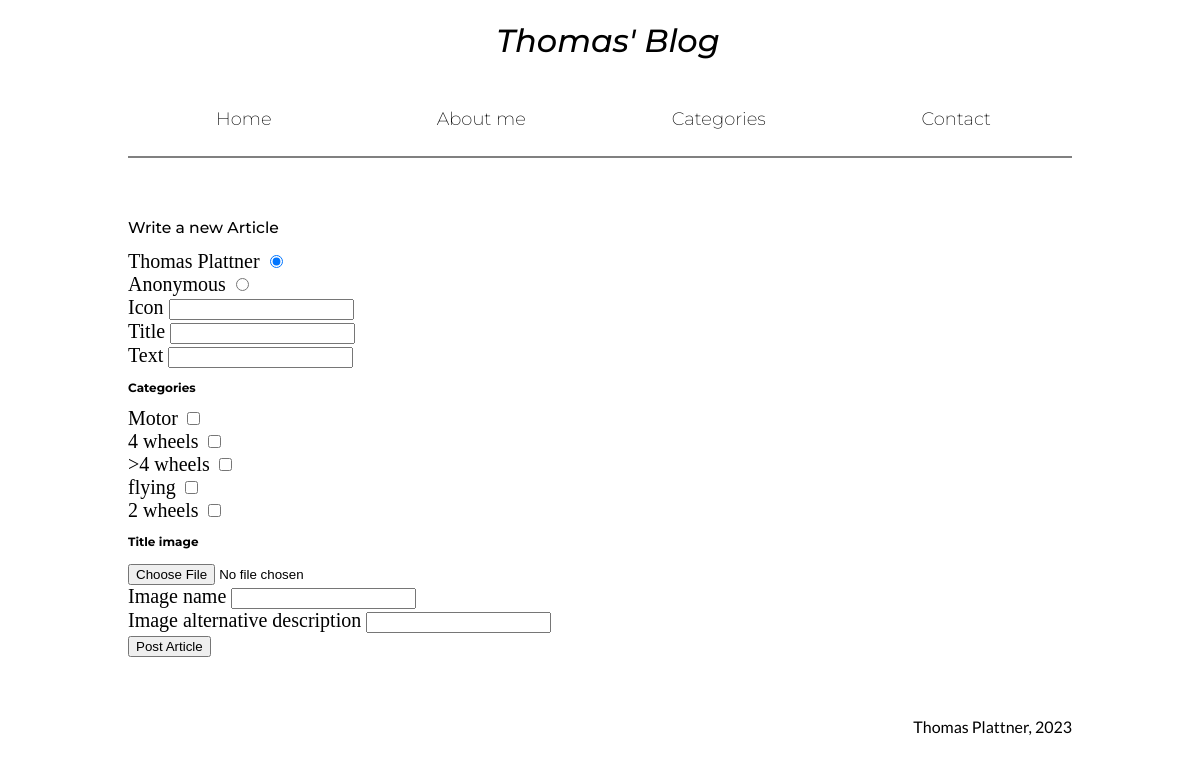
Before: /new with the older database file.
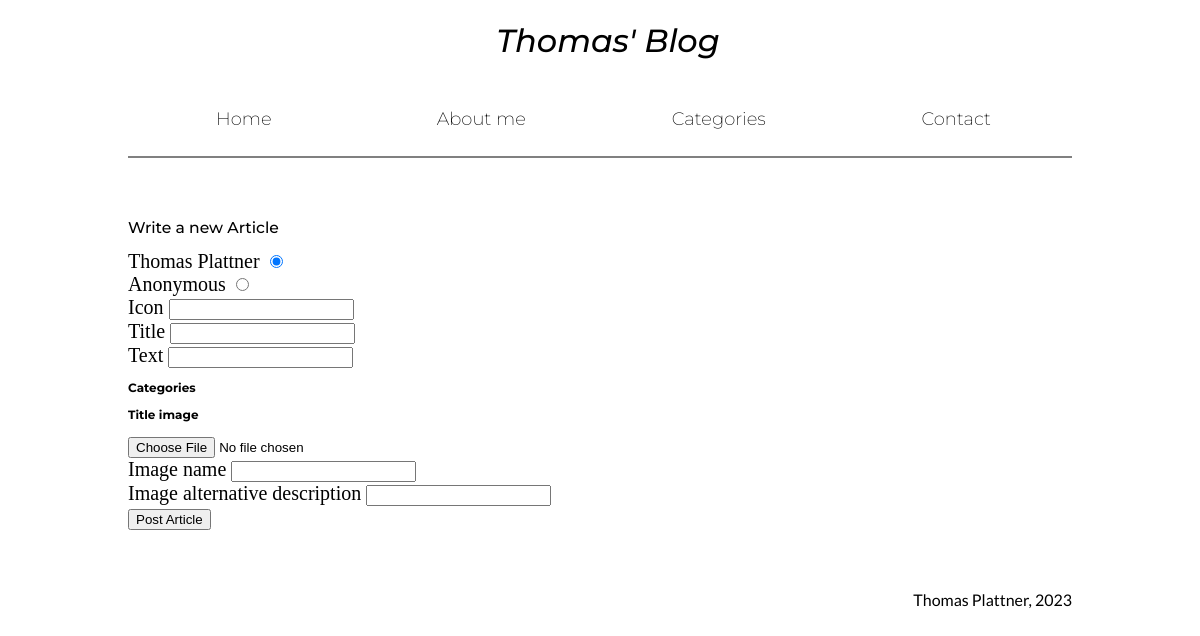
After: the same page with the newer database file.
### app/articles/models.py (models this page shows)
class Category(db.Model, CRUDMixin):
    __tablename__ = 'category'
    id = db.Column(db.Integer, primary_key=True)
    categories = db.Column(db.String(30))
    article_categories = db.relationship('ArticleCategory', backref='category', lazy=True)

### app/new_article/routes.py (the view)
@blueprint.get('/new')
def get_article():
    categories = Category.query.all()
    return render_template('new_article/new.html', categories=categories)

### app/templates/new_article/new.html (shortened to what this page needs)
{% extends 'base.html' %}
{% block main %}
    <h2>Write a new Article</h2>
    <form method="POST">
        <div>
            <label for="Thomas Plattner">Thomas Plattner</label>
            <input type="radio" id="Thomas Plattner" name="user_id" value="Thomas Plattner" checked><br>
            <label for="Anonymous">Anonymous</label>
            <input type="radio" id="Anonymous" name="user_id" value="Anonymous">
        </div>
        <div>
            <label for="icon">Icon</label>
            <input type="text" name="icon" id="icon" maxlength="30">
        </div>
        <div>
            <label for="title">Title</label>
            <input type="text" name="title" id="title" maxlength="80">
        </div>
        <div>
            <label for="text">Text</label>
            <input type="text" name="text" id="text" maxlength="20000">
        </div>
        <h3>Categories</h3>
        <div>
            {% for category in categories %}
                <label for="{{ category.id }}">{{ category.categories}}</label>
                <input type="checkbox" id="{{ category.id }}" name="{{ category.id }}" value="{{ category.id }}"><br>
            {% endfor %}
        </div>
        <h3>Title image</h3>
        <div>
            <input type="file" id="article_image" name="article_image" accept=".png, .jpg, .jpeg, .gif, .svg" max-file-size="5242880">
        <div>
            <label for="image_name">Image name</label>
            <input type="" name="image_name" id="image_name" maxlength="30">
        </div>
        <div>
            <label for="image_alt">Image alternative description</label>
            <input type="text" name="image_alt" id="image_alt" maxlength="80">
        </div>
        <input type="submit" value="Post Article">
    </form>
{% endblock %}

### app/templates/base.html (shortened to what this page needs)
<!DOCTYPE html>
<html lang="en-US">
    <head>
            <link rel="stylesheet" href="{{ url_for('static', filename='css/styles.css') }}">
    </head>
    <body>
        <header>
            <a id="blogname" href="{{ url_for('general_pages.index') }}" alt="Go back to homepage">
                <h1>Thomas' Blog</h1>
            </a>
            <nav>
                <a href="{{ url_for('general_pages.index') }}" alt="Go back to homepage">Home</a>
                <a href="{{ url_for('general_pages.about') }}" alt="Read more about Thomas">About me</a>
                <a href="{{ url_for('general_pages.categories') }}" alt="Filter blog-posts based on different categories">Categories</a>
                <a href="{{ url_for('general_pages.contact') }}" alt="Contact Thomas">Contact</a>
            </nav>
        </header>
        <main>
        {% block main %}{% endblock %}
        </main>
    </body>
    <footer class="footer">
        <p>Thomas Plattner, 2023</p>
    </footer>
</html>

### app/static/css/styles.css (style rules this page uses)
html { font-size:20px; box-sizing: border-box; }
main { margin:5vw 10vw; }
.footer { position: relative; bottom:0vw; margin: 0 10vw 0 0; text-align: right; }
h2 { font-family: Montserrat; font-size: 1.3vw; font-weight: 500; }
h3 { font-family: Montserrat; font-size: 1vw; }
p, li, a { font-family: Lato; font-size: 16px; }
.footer { font-size: 0.25vw; }
#blogname { text-decoration: none; color: black; }
h1 { font-family: Montserrat; font-weight: 500; font-style: italic; text-decoration: none; margin-left: 0.5em; }
nav { font-family: Montserrat; border-bottom: solid grey 2px; display:flex; gap:0.625%; align-items:stretch; margin: 0 10vw; }
nav a { text-decoration: none; color:black; font-size: 1.5vw; font-weight: 200; font-family: Montserrat; border-radius: 30px; width: 5%; padding: 0.5vw; margin: 1rem; flex:auto; text-align: center; }
@media screen and (min-width: 576px) { h1 { text-align: center; } }

Changed rows visible on the page:
removed Category: categories "Motor"
removed Category: categories "4 wheels"
removed Category: categories ">4 wheels"
removed Category: categories "flying"
removed Category: categories "2 wheels"
